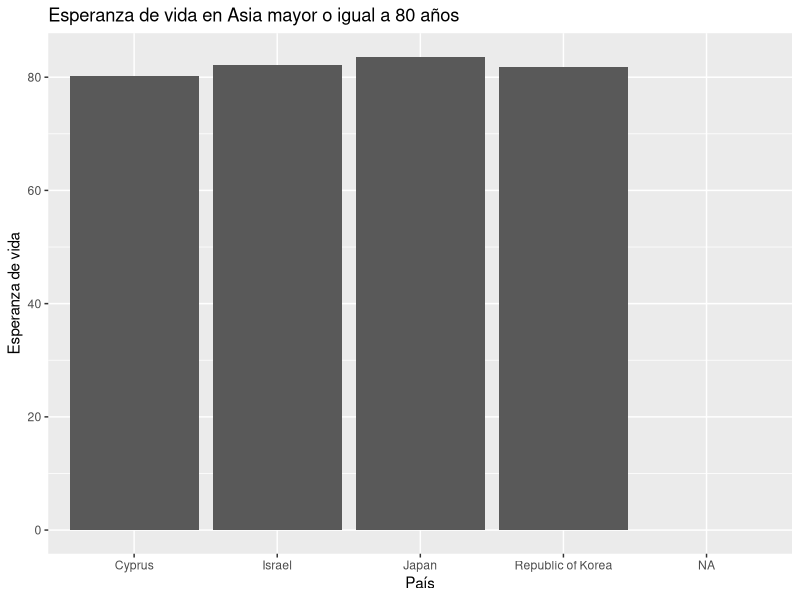
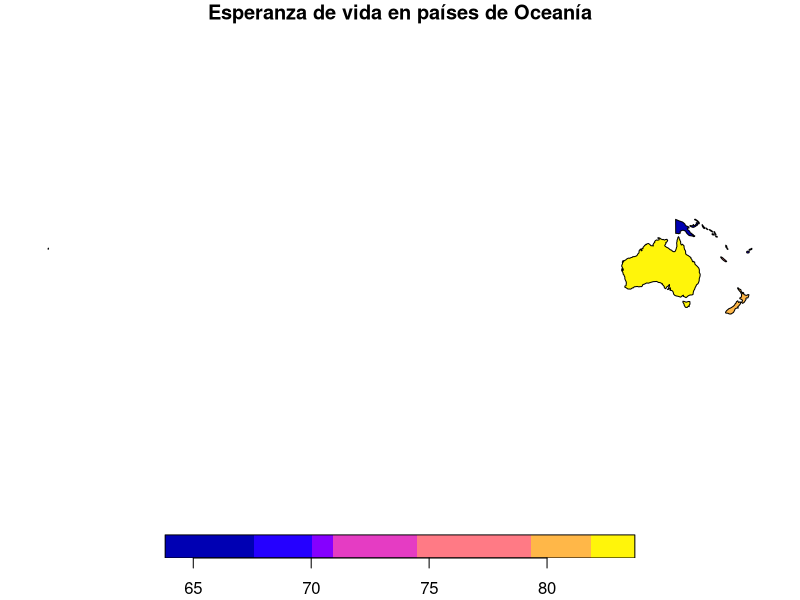
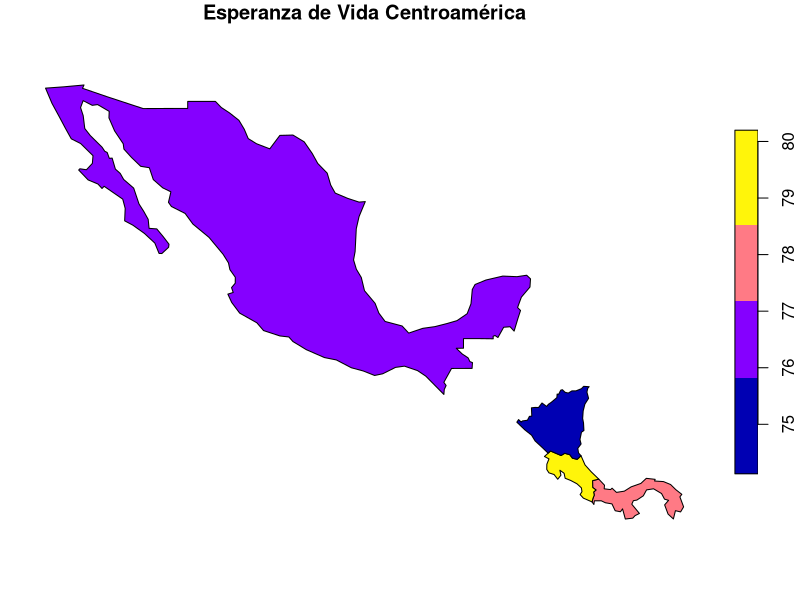
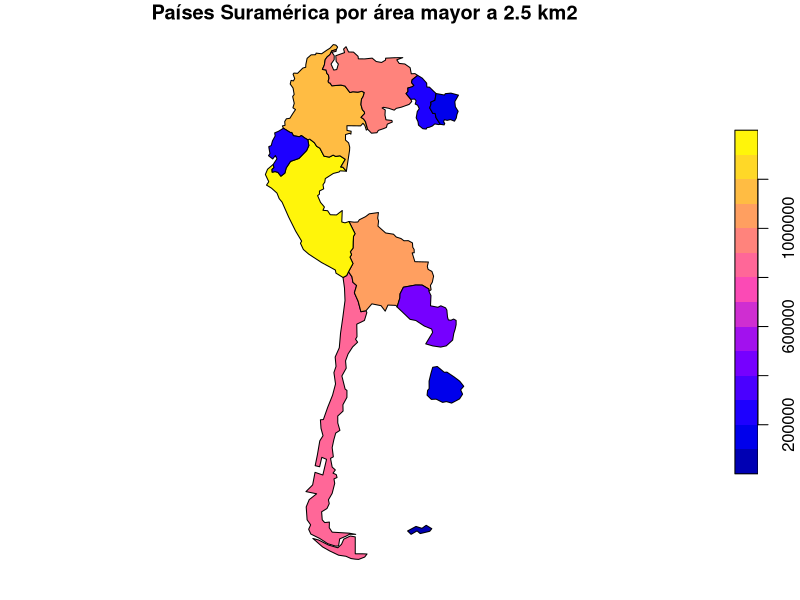
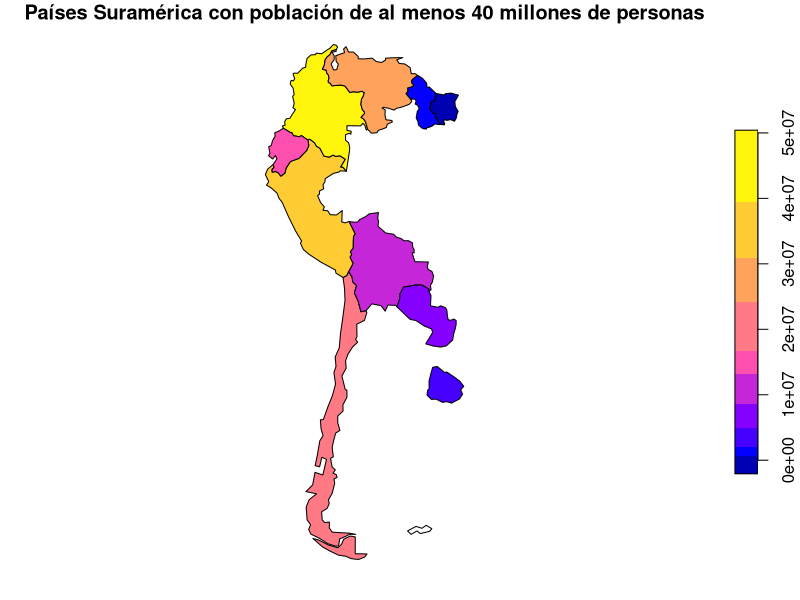

Here is the R script that generated these plots, in order:
## ---- chunk 1
knitr::opts_chunk$set(echo = TRUE)
## ---- chunk 2
# Paquete para generación de documentos (ej. HTML)
library(knitr)
# Paquete para formateo de tablas
library(kableExtra)
# Paquete de graficación
library(ggplot2)
# Paquete de manejo de datos geoespaciales vectoriales
library(sf)
# Paquete con conjuntos de datos geoespaciales
library(spData)
## ---- chunk 3
names(world)
## ---- chunk 4
kable(
  world[1:10, 1:5, drop = TRUE], 
  caption="Datos demográficos de los países del mundo"
)
## ---- chunk 5
kable(
  world[1:10, c("name_long","continent","pop","lifeExp","gdpPercap"), drop = TRUE], 
  col.names=c("País","Continente","Población","Esperanza de vida","Renta per cápita"),  
  caption="Datos demográficos de los países del mundo"
)
## ---- chunk 6
# Se extraen las observaciones ordenadas por orden alfabético de país
world.orden <- order(world$name_long)
# Se genera un nuevo data frame ordenado
world.ordenadoxpais <- world[world.orden,]
# Se formatea la tabla con el nuevo data frame
kable(
  world.ordenadoxpais[, c("name_long","continent","pop","lifeExp","gdpPercap"), drop = TRUE], 
  col.names=c("País","Continente","Población","Esperanza de vida","Renta per cápita"),  
  caption="Datos demográficos de los países del mundo"
) %>%
kable_styling() %>%
scroll_box(
  width = "800px", 
  height = "500px", 
  fixed_thead = TRUE
)
## ---- chunk 7
# Se extraen las observaciones correspondientes a los países de Centroamérica
centro_america = world[world$name_long == "Belize" |
                       world$name_long == "Guatemala" |
                       world$name_long == "Honduras" |
                       world$name_long == "El Salvador" |
                       world$name_long == "Nicaragua" |
                       world$name_long == "Costa Rica" |
                       world$name_long == "Panama"
                       , ]
# Se formatea la tabla con el nuevo data frame
kable(
  centro_america[, c("name_long","continent","pop","lifeExp","gdpPercap"), drop = TRUE], 
  col.names=c("País","Continente","Población","Esperanza de vida","Renta per cápita"),  
  caption="Datos demográficos de los países de Centroamérica"
) %>%
kable_styling()
## ---- chunk 8
library(tidyverse)

#Crear dataframe para asia
asia_paises = world[world$continent == "Asia", ]
asia_ev = asia_paises[asia_paises$lifeExp >= "80", ]

 # Gráfico de barra para paíse del continente asiático con esparanza de vida de al menos 80 años.

ggplot(asia_ev, aes(name_long, lifeExp)) + 
  ggtitle("Esperanza de vida en Asia mayor o igual a 80 años") +
  xlab("País") + 
  ylab("Esperanza de vida") +  
    geom_col() 
   
## ---- chunk 9
#Crear data frame para los países de Oceanía

oceania_paises = world[world$continent == "Oceania", ]

#Mapa de coropletas para la Esperanza de vida en el continente de Oceanía

plot(oceania_paises["lifeExp"], main="Esperanza de vida en países de Oceanía")
## ---- chunk 10
library(dplyr)
#crear data frame paises de Centroamerica
Ca_paises <- world %>%
filter((subregion == "Central America" ) & (lifeExp >=74)) 

#mapa de coropletas para paises de América Central

plot(Ca_paises["lifeExp"], main = "Esperanza de Vida Centroamérica") 
## ---- chunk 11
library(dplyr)

#Creación del nuevo data frame

paises_suramerica <- world %>%
filter((subregion == "South America" ) & (area_km2 <= 2500000 | pop <= 40000000)) %>%
select(name_long, area_km2, pop)

#Mapa de coropletas para países de Suramérica con área mayor a 2.5 km2

plot(paises_suramerica["area_km2"], main="Países Suramérica por área mayor a 2.5 km2")

#Mapa de coropletas para países de Suramérica con área mayor a 2.5 km2

plot(paises_suramerica["pop"], main="Países Suramérica con población de al menos 40 millones de personas")
